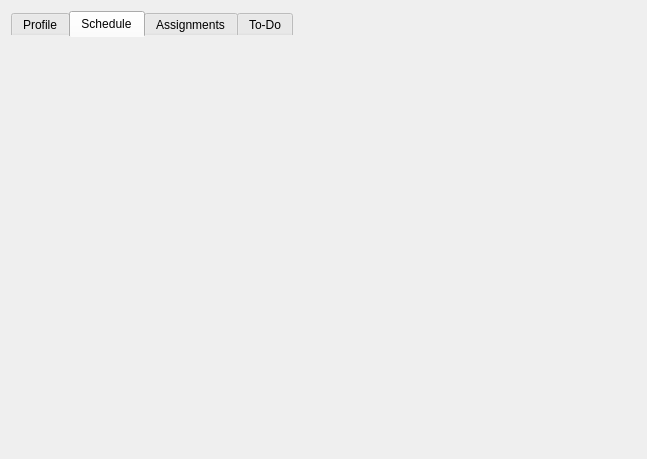
<?xml version="1.0" encoding="UTF-8"?>
<ui version="4.0">
 <class>TabNavigator</class>
 <widget class="QWidget" name="TabNavigator">
  <property name="geometry">
   <rect>
    <x>0</x>
    <y>0</y>
    <width>647</width>
    <height>459</height>
   </rect>
  </property>
  <property name="windowTitle">
   <string>Form</string>
  </property>
  <layout class="QVBoxLayout" name="verticalLayout">
   <item>
    <widget class="QTabWidget" name="tabWidget">
     <property name="styleSheet">
      <string notr="true">QTabWidget::pane {
    border: none;
}

QTabWidget::tab-bar {
    alignment: left;
}</string>
     </property>
     <property name="currentIndex">
      <number>1</number>
     </property>
     <widget class="ProfileScreen" name="profile">
      <attribute name="title">
       <string>Profile</string>
      </attribute>
     </widget>
     <widget class="ScheduleScreen" name="schedule">
      <attribute name="title">
       <string>Schedule</string>
      </attribute>
     </widget>
     <widget class="AssignmentsScreen" name="assignments">
      <attribute name="title">
       <string>Assignments</string>
      </attribute>
     </widget>
     <widget class="ToDoScreen" name="todo">
      <attribute name="title">
       <string>To-Do</string>
      </attribute>
     </widget>
    </widget>
   </item>
  </layout>
 </widget>
 <customwidgets>
  <customwidget>
   <class>ScheduleScreen</class>
   <extends>QWidget</extends>
   <header>widgets/schedulescreen.h</header>
   <container>1</container>
  </customwidget>
  <customwidget>
   <class>ProfileScreen</class>
   <extends>QWidget</extends>
   <header>widgets/profilescreen.h</header>
   <container>1</container>
  </customwidget>
  <customwidget>
   <class>AssignmentsScreen</class>
   <extends>QWidget</extends>
   <header>widgets/assignmentsscreen.h</header>
   <container>1</container>
  </customwidget>
  <customwidget>
   <class>ToDoScreen</class>
   <extends>QWidget</extends>
   <header>widgets/todoscreen.h</header>
   <container>1</container>
  </customwidget>
 </customwidgets>
 <resources/>
 <connections/>
</ui>
